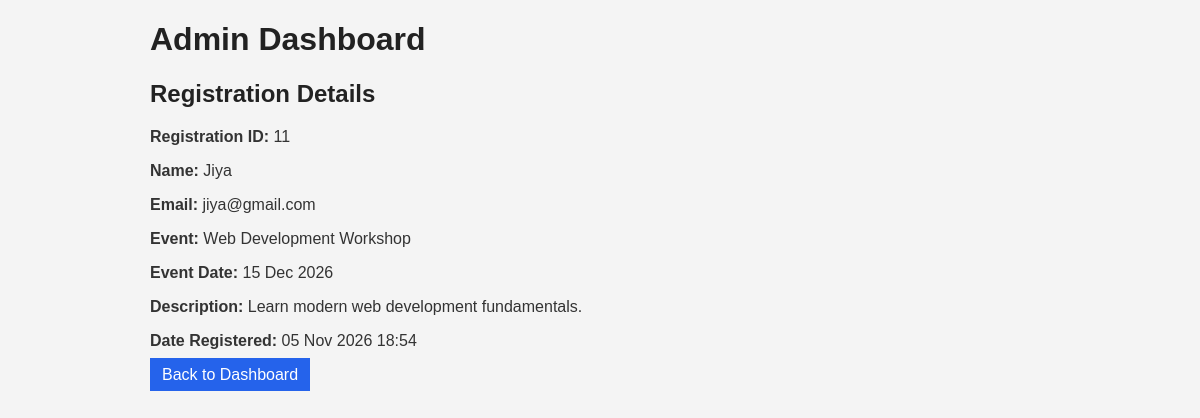
/admin/view-registration.php?id=11 (signed in), run on the app's committed database.
### tables this page shows
CREATE TABLE `registrations` (
  `id` int(11) NOT NULL,
  `event_id` int(11) NOT NULL,
  `name` varchar(100) NOT NULL,
  `email` varchar(150) NOT NULL,
  `registered_at` timestamp NULL DEFAULT current_timestamp()
);

CREATE TABLE `events` (
  `id` int(11) NOT NULL,
  `name` varchar(150) NOT NULL,
  `event_date` date NOT NULL,
  `description` text NOT NULL,
  `created_at` timestamp NULL DEFAULT current_timestamp()
);

### admin/view-registration.php (the view, shortened to what this page needs)
<?php
require_once "../config/database.php";
$registration_id = (int) $_GET['id'];
$sql = "SELECT
            registrations.id,
            registrations.name,
            registrations.email,
            registrations.registered_at,
            events.name AS event_name,
            events.event_date,
            events.description
        FROM registrations
        INNER JOIN events
            ON registrations.event_id = events.id
        WHERE registrations.id = :id";
$stmt = $pdo->prepare($sql);
$stmt->execute(['id' => $registration_id]);
$registration = $stmt->fetch(PDO::FETCH_ASSOC);
?>
<!DOCTYPE html>
<html lang="en">
<head>
    <link rel="stylesheet" href="../assets/css/style.css">
</head>
<body>
    <div class="container">
        <h1>Admin Dashboard</h1>
        <h2>Registration Details</h2>
        <p>
            <strong>Registration ID:</strong>
            <?= (int) $registration['id']; ?>
        </p>
        <p>
            <strong>Name:</strong>
            <?= htmlspecialchars($registration['name'], ENT_QUOTES, 'UTF-8'); ?>
        </p>
        <p>
            <strong>Email:</strong>
            <?= htmlspecialchars($registration['email'], ENT_QUOTES, 'UTF-8'); ?>
        </p>
        <p>
            <strong>Event:</strong>
            <?= htmlspecialchars($registration['event_name'], ENT_QUOTES, 'UTF-8'); ?>
        </p>
        <p>
            <strong>Event Date:</strong>
            <?= date('d M Y', strtotime($registration['event_date'])); ?>
        </p>
        <p>
            <strong>Description:</strong>
            <?= htmlspecialchars($registration['description'], ENT_QUOTES, 'UTF-8'); ?>
        </p>
        <p>
            <strong>Date Registered:</strong>
            <?= date('d M Y H:i', strtotime($registration['registered_at'])); ?>
        </p>
    <a href="dashboard.php">Back to Dashboard</a>
    </div>
</body>
</html>

### assets/css/style.css (style rules this page uses)
body { font-family: Arial, sans-serif; background-color: #f4f4f4; color: #333; margin: 20px; }
.container { max-width: 900px; margin: auto; }
h1, h2 { color: #222; }
a, button { background: #2563eb; color: white; padding: 8px 12px; text-decoration: none; border: none; cursor: pointer; }

### data on the page
registrations: id "11", name "Jiya", email "jiya@gmail.com", event.name "Web Development Workshop", event.event_date "15 Dec 2026", event.description "Learn modern web development fundamentals.", registered_at "05 Nov 2026 18:54"
